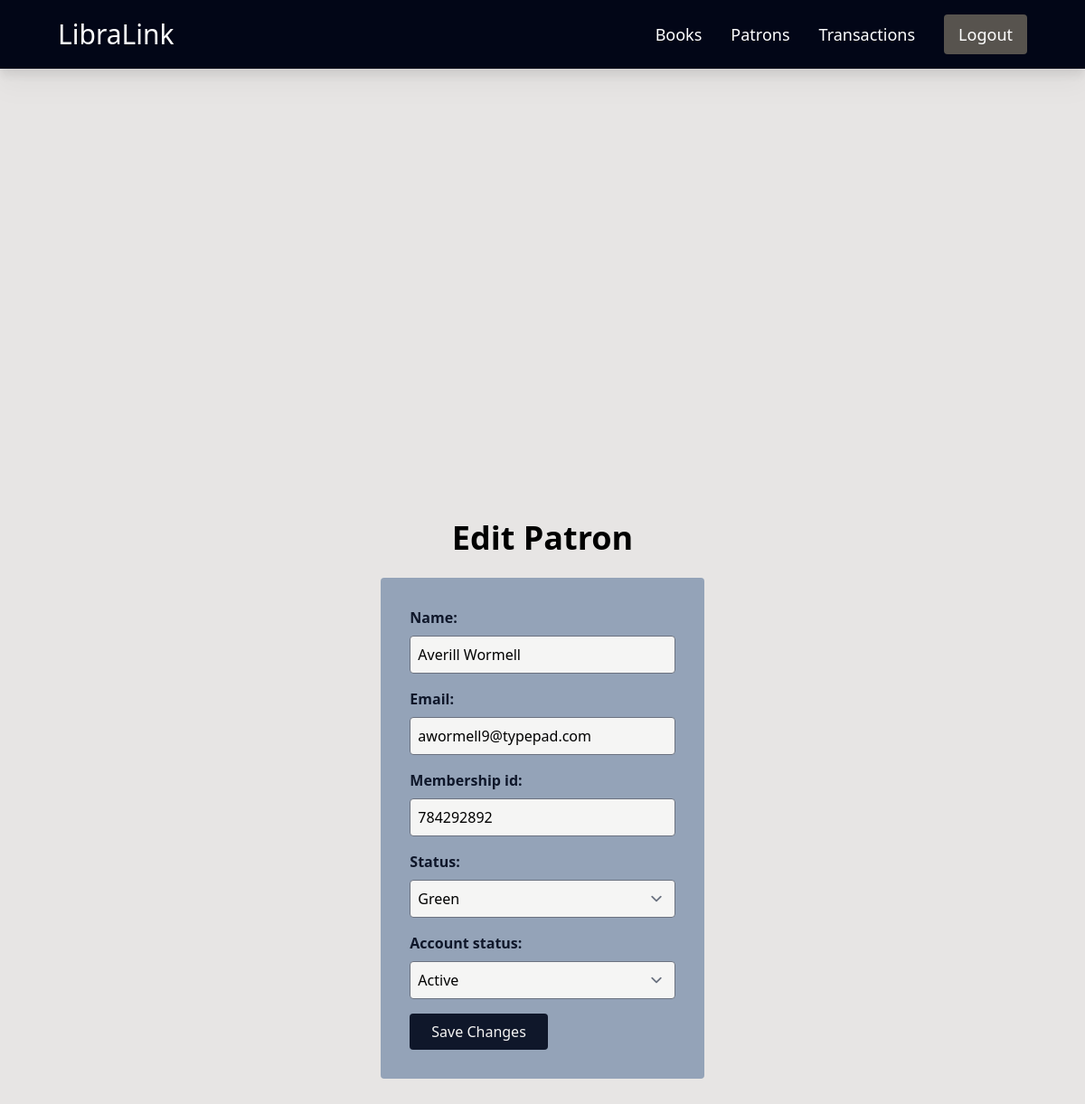
Page /patron/e26c8475-113a-413b-baca-12e1b16f8627/edit/ (signed in) on the committed database.
### patron/models.py (models this page shows, shortened)
class Patron(models.Model):
    id = models.UUIDField(primary_key=True, default=uuid.uuid4, editable=False)
    name = models.CharField(max_length=200)
    email = models.EmailField(unique=True)
    membership_id = models.CharField(max_length=50, unique=True)
    late_returns = models.PositiveIntegerField(default=0)
    pending_return = models.PositiveIntegerField(default=0)
    PATRON_STATUS_CHOICES = [
        ('green', 'Green'),
        ('yellow', 'Yellow'),
        ('red', 'Red'),
    ]
    status = models.CharField(
        max_length=100, choices=PATRON_STATUS_CHOICES, default='green')
    ACCOUNT_STATUS_CHOICES = [
        ('active', 'Active'),
        ('deactivated', 'Deactivated')
    ]
    account_status = models.CharField(
        max_length=100, choices=ACCOUNT_STATUS_CHOICES, default='active')
    class Meta:
        ordering = ['name']

### patron/views.py (the view)
# urls.py: path('<uuid:pk>/edit/', views.edit_patron, name='edit_patron'),
@login_required
def edit_patron(request, pk):
    patron = get_object_or_404(Patron, pk=pk)
    if request.method == 'POST':
        form = PatronForm(request.POST, instance=patron)
        if form.is_valid():
            form.save()
            messages.success(request, 'Patron was edited successfully.')
            return redirect(reverse('patron:patron_detail', args=[pk]))
        else:
            messages.error(
                request, 'Invalid input. Please check the errors below.')
    else:
        form = PatronForm(instance=patron)
    return render(request, 'patron/edit_patron.html', {'form': form, 'patron': patron_detail})

### patron/forms.py
class PatronForm(forms.ModelForm):
    class Meta:
        model = Patron
        fields = ['name', 'email', 'membership_id', 'status', 'account_status']

### patron/templates/patron/edit_patron.html (shortened to what this page needs)
{% extends 'main.html' %}
{% block content %}
{% load widget_tweaks %}
<div class='flex items-center justify-center min-h-screen mb-16'>
    <div class="flex flex-col items-center w-full">
        <h1 class='mt-8 text-4xl font-bold mb-6'>Edit Patron</h1>
        <div class='py-8 px-8 w-2/3 lg:w-1/3 bg-slate-400 mx-auto rounded'>
            <form method='POST'>
                {% for field in form %}
                    <p class="block text-slate-900 font-bold mb-2">{{field.label_tag}}</p>
                    {% render_field field class+='py-2 px-2 mb-4 bg-stone-100 w-full rounded'%}
                {% endfor %}
                <button type='submit' class='py-2 px-6 bg-slate-900 rounded text-stone-100 hover:bg-slate-950'> Save Changes </button>
            </form>
        </div>
    </div>
</div>
{% endblock %}

### rows in the picture
Patron: name "Averill Wormell" "awormell9@typepad.com" "784292892" "Green" "Active"

### other values in the picture
{{ field.label_tag }} "Name:" "Email:" "Membership id:" "Status:" "Account status:"
